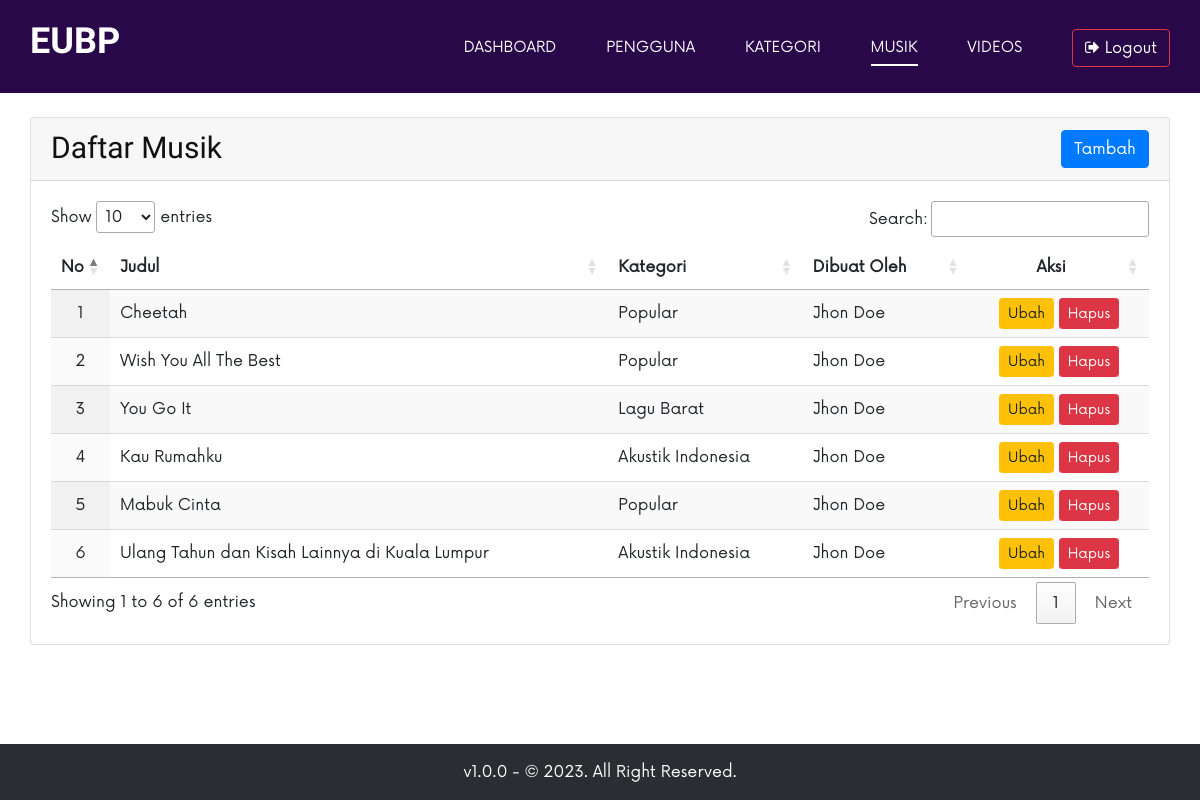
/app/admin/musics.php (signed in), run on the app's committed database.
### tables this page shows
CREATE TABLE `musics` (
  `id` int(11) NOT NULL,
  `title` varchar(50) NOT NULL,
  `body` text NOT NULL,
  `category_id` int(11) NOT NULL,
  `user_id` int(11) NOT NULL
);

CREATE TABLE `categories` (
  `id` int(11) NOT NULL,
  `name` varchar(30) NOT NULL,
  `type` enum('musik','video') NOT NULL
);

CREATE TABLE `users` (
  `id` int(11) NOT NULL,
  `first_name` varchar(50) NOT NULL,
  `last_name` varchar(50) DEFAULT NULL,
  `username` varchar(50) NOT NULL,
  `password` varchar(255) NOT NULL,
  `level` enum('Admin','Pengguna') NOT NULL
);

### app/admin/musics.php (called while the page is built, shortened)
<?php
require('../../config/koneksi.php');
$sql = "SELECT musics.id, musics.title, categories.name as category_name, first_name, last_name FROM musics
INNER JOIN categories ON musics.category_id=categories.id
INNER JOIN users ON musics.user_id=users.id
ORDER BY id DESC";
$musics = mysqli_query($DB_CONNECTION, $sql);
require('views/musics.view.php');

### app/admin/views/musics.view.php (the view, shortened to what this page needs)
<!DOCTYPE html>
<html lang="en">
  <head>
    <link rel="stylesheet" href="../../css/bootstrap.min.css" type="text/css" />
    <link rel="stylesheet" href="../../css/font-awesome.min.css" type="text/css" />
    <link rel="stylesheet" href="../../css/barfiller.css" type="text/css" />
    <link rel="stylesheet" href="../../css/nowfont.css" type="text/css" />
    <link rel="stylesheet" href="../../css/rockville.css" type="text/css" />
    <link rel="stylesheet" href="../../css/magnific-popup.css" type="text/css" />
    <link rel="stylesheet" href="../../css/owl.carousel.min.css" type="text/css" />
    <link rel="stylesheet" href="../../css/slicknav.min.css" type="text/css" />
    <link rel="stylesheet" href="../../css/style.css" type="text/css" />
    <link rel="stylesheet" href="//cdn.datatables.net/1.13.4/css/jquery.dataTables.min.css">
  </head>
<body>
<?php require('partials/navbar.php'); ?>
<section class="musik mt-4">
    <div class="container">
        <div class="row">
            <div class="col-12">
                <div class="card">
                    <div class="card-header">
                        <div class="row">
                            <div class="col-6">
                                <h3>Daftar Musik</h3>
                            </div>
                            <div class="col-6">
                                <div class="float-right"><a href="add-musics.php" class="btn btn-primary">Tambah</a></div>
                            </div>
                        </div>
                    </div>
                    <div class="card-body">
                        <table id="example" class="display" style="width:100%">
                            <thead>
                                <tr>
                                    <th width="5">No</th>
                                    <th>Judul</th>
                                    <th>Kategori</th>
                                    <th>Dibuat Oleh</th>
                                    <th class="text-center">Aksi</th>
                                </tr>
                            </thead>
                            <tbody>
                            <?php
                                $i = 1;
                                while($data = mysqli_fetch_array($musics)) {
                            ?>
                                <tr>
                                    <td class="text-center"><?php echo $i++; ?></td>
                                    <td><?php echo $data['title']; ?></td>
                                    <td><?php echo $data['category_name']; ?></td>
                                    <td><?php echo $data['first_name']; ?> <?php echo $data['last_name']; ?></td>
                                    <td class="text-center">
                                        <a href="edit-musics.php?id=<?php echo $data['id']; ?>" class="btn btn-warning btn-sm">Ubah</a>
                                        <a href="delete-musics.php?id=<?php echo $data['id']; ?>" class="btn btn-danger btn-sm confirm">Hapus</a>
                                    </td>
                                </tr>
                            <?php
                                }
                            ?>
                            </tbody>
                        </table>
                    </div>
                </div>
            </div>
        </div>
    </div>
</section>
<?php require('partials/footer.php'); ?>
  </body>
</html>

### css/style.css (style rules this page uses)
html, body { height: 100%; font-family: "Now Regular"; -webkit-font-smoothing: antialiased; }
h1, h2, h3, h4, h5, h6 { margin: 0; color: #111111; font-weight: 400; font-family: "Rajdhani", sans-serif; }
h3 { font-size: 30px; }
@media only screen and (min-width: 1200px) { .container { max-width: 1170px; } }

### data on the page
musics: title "Cheetah", category.name "Popular", user.first_name "Jhon", user.last_name "Doe"
musics: title "Wish You All The Best", category.name "Popular", user.first_name "Jhon", user.last_name "Doe"
musics: title "You Go It", category.name "Lagu Barat", user.first_name "Jhon", user.last_name "Doe"
musics: title "Kau Rumahku", category.name "Akustik Indonesia", user.first_name "Jhon", user.last_name "Doe"
musics: title "Mabuk Cinta", category.name "Popular", user.first_name "Jhon", user.last_name "Doe"
musics: title "Ulang Tahun dan Kisah Lainnya di Kuala Lumpur", category.name "Akustik Indonesia", user.first_name "Jhon", user.last_name "Doe"

### other printed values
$_SITE_NAME_LOGO "EUBP"
$_SITE_CREDIT "v1.0.0 - © 2023. All Right Reserved."
